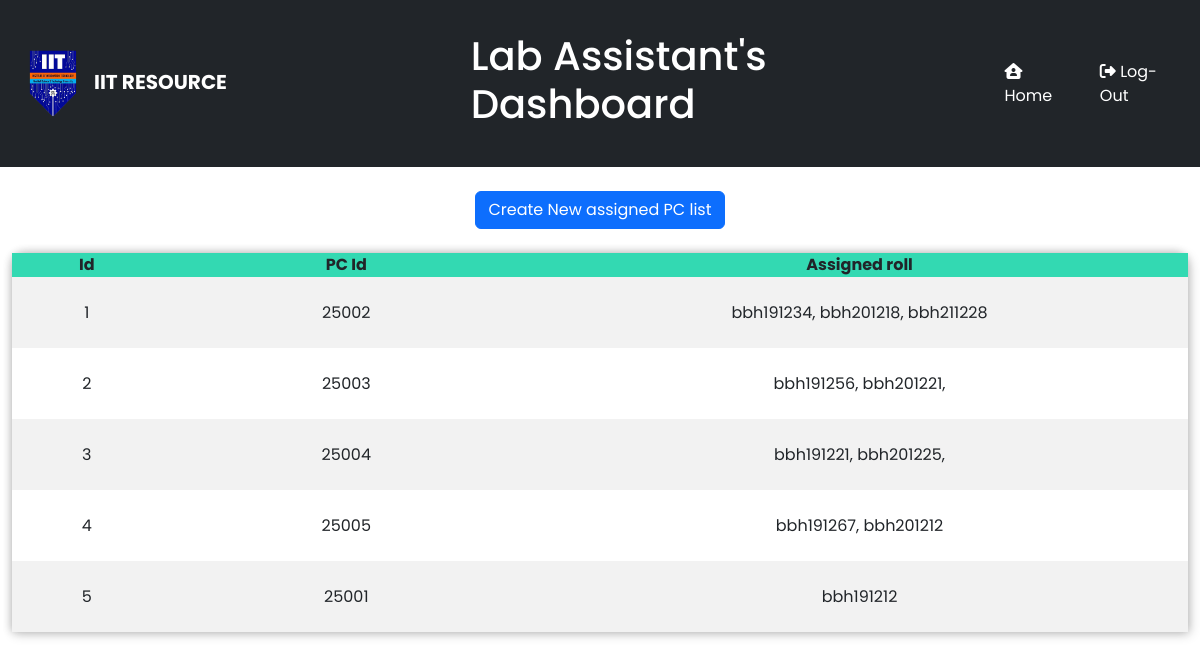
Page /AssignPcForLabAssistant.php (signed in) on the committed database.
### tables this page shows
CREATE TABLE `pcassignedlist` (
  `id` int(10) UNSIGNED NOT NULL,
  `PC_Id` char(255) DEFAULT NULL,
  `Assigned_roll` varchar(255) DEFAULT NULL
);

### AssignPcForLabAssistant.php (the view, shortened to what this page needs)
<!DOCTYPE html>
<html lang="en">
<head>
<link href="https://cdn.jsdelivr.net/npm/bootstrap@5.2.0/dist/css/bootstrap.min.css" rel="stylesheet">
<link rel="stylesheet" href="ManageFiles.css">
</head>
<body>
 <nav class="navbar navbar-expand-lg bg-dark">
    <div class="container-fluid">
      <a class="navbar-brand" href="LabAssistantPage.php"><img src="./img/logo.png" width="50px" alt="logo"><span class="navbar-brand mr-2">IIT RESOURCE</span></a>
      <h1>Lab Assistant's Dashboard</h1>
      <div class="collapse navbar-collapse" id="navbarNav">
        <ul class="navbar-nav ms-auto">
          <li class="nav-item">
            <a class="nav-link" aria-current="page" href="LabAssistantPage.php" style="margin-right: 15px;"><i class="fa-solid fa-house-user"></i> Home</a>
          </li>
          <li class="nav-item">
            <a class="nav-link" href="logout.php"><i class="fa-solid fa-right-from-bracket"></i> Log-Out</a>
          </li>
        </ul>
      </div>
    </div>
  </nav>
<div class="buttons text-center">
  <button type="button" class="btn btn-primary" data-bs-toggle="modal" data-bs-target="#exampleModal2">Create New assigned PC list</button>
</div>
<br>
<table>
<tr>
      <th>Id</th>
      <th>PC Id</th>
      <th>Assigned roll</th>
    </tr>
<?php
    include('DatabaseConnection.php');
    $sql= "select * from pcassignedlist";
    $fetch= mysqli_query($conn,$sql);
    while($row= mysqli_fetch_assoc($fetch))
    {
            $id=$row['id'];
            $PC_Id=$row['PC_Id'];
            $Assigned_roll=$row['Assigned_roll'];
  ?>
              <tr>
                  <td><?php echo $id; ?></td>
                  <td><?php echo $PC_Id; ?> </td>
                  <td><?php echo $Assigned_roll; ?></td>
              </tr>
  <?php
    }
  ?>
    </table>
</body>
</html>

### ManageFiles.css (style rules this page uses)
* { font-family: 'Poppins', sans-serif; }
* { margin: 0; padding: 0; }
h1 { margin-left: 16%; padding: 2%; color: #ffff; }
body { margin: 0px; padding: 0px; display: flex; flex-direction: column; height: 100vh; }
.btn { margin-top: 2%; }
table { border-collapse: collapse; margin-left: 1%; text-align: center; border-radius: 12px 12px 0 0; width: 98%; box-shadow: 2px 2px 12px rgba(0, 0, 0, 0.2), -1px -1px 8px rgba(0, 0, 0, 0.2); }
tr { transition: all .2s ease-in; cursor: pointer; }
th { background: #33d9b2; }
td { width: 20px; text-align: center; padding: 2%; }
tr:nth-child(even) { background-color: #f2f2f2; }
.navbar-brand { font-weight: bold; color: #ffffff; margin-left: 1rem; }
.nav-link { color: #ffffff; }
span { pointer-events: none; }

### rows in the picture
pcassignedlist: id "1", PC_Id "25002", Assigned_roll "bbh191234, bbh201218, bbh211228"
pcassignedlist: id "2", PC_Id "25003", Assigned_roll "bbh191256, bbh201221,"
pcassignedlist: id "3", PC_Id "25004", Assigned_roll "bbh191221, bbh201225,"
pcassignedlist: id "4", PC_Id "25005", Assigned_roll "bbh191267, bbh201212"
pcassignedlist: id "5", PC_Id "25001", Assigned_roll "bbh191212"
